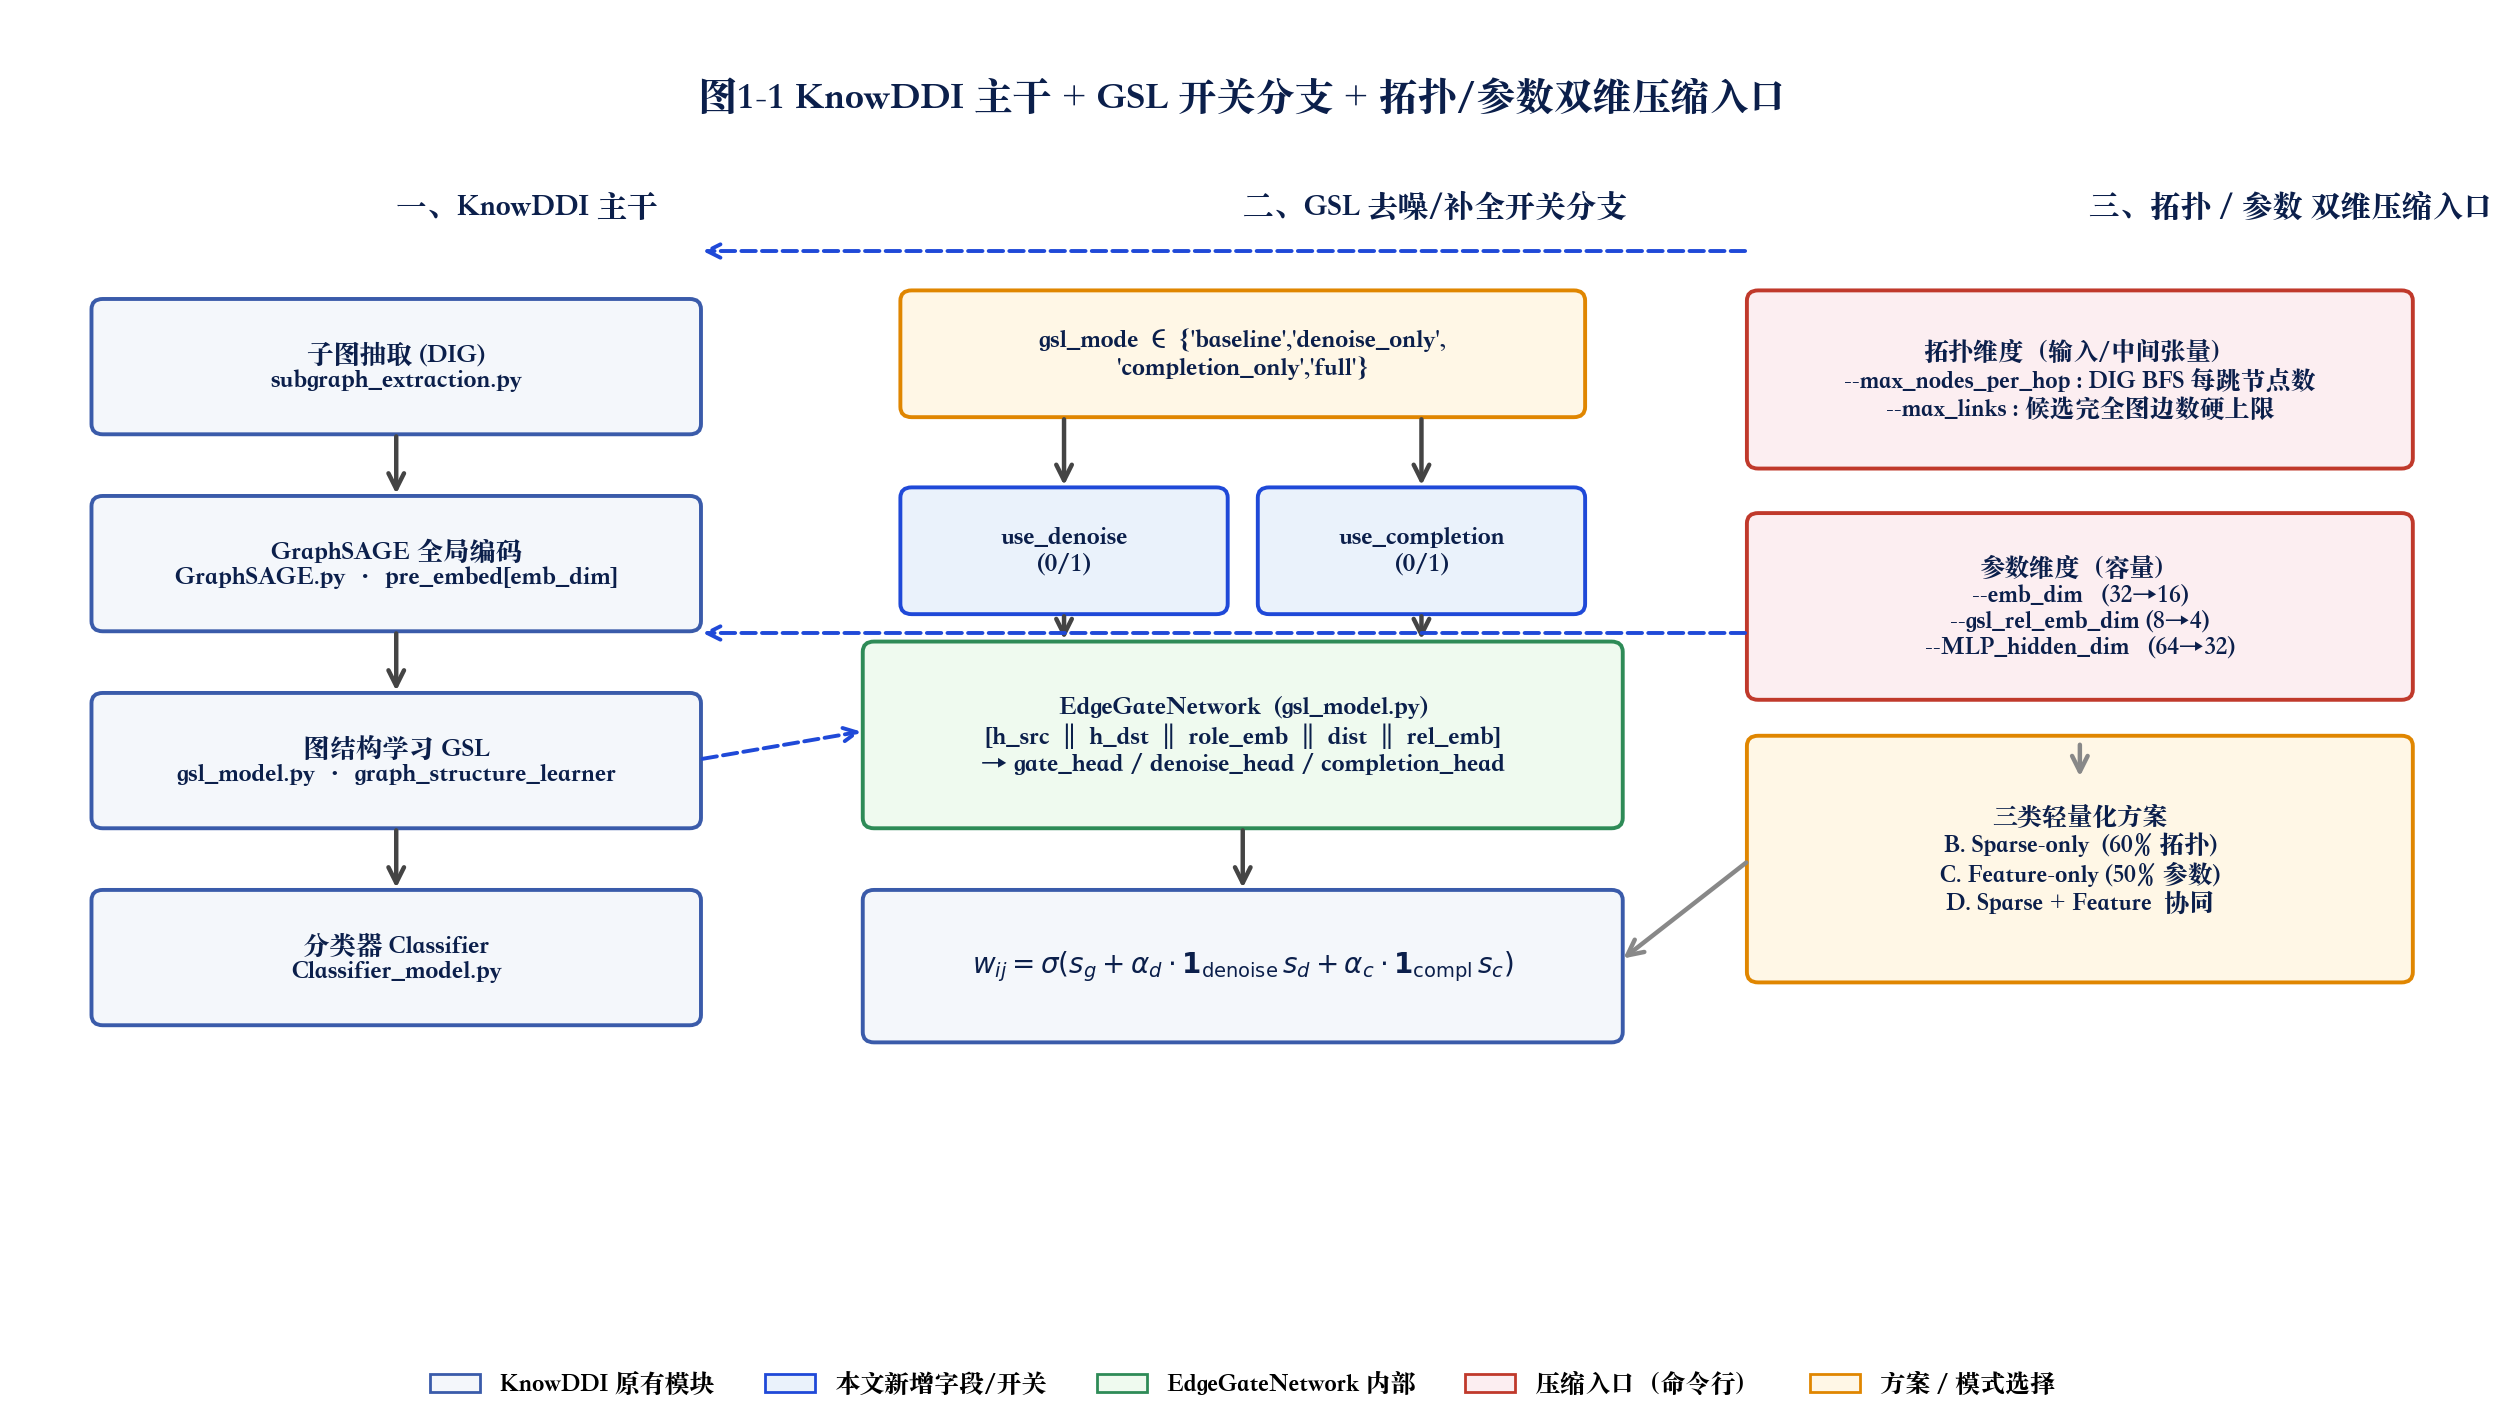

Write Python code to recreate this figure.
"""
图1-1 本文两条主线工作的整体技术路线图
左：KnowDDI 主干（子图抽取 -> GraphSAGE -> GSL -> 分类器）
中：GSL 开关分支（gsl_mode -> use_denoise / use_completion -> 边权融合公式）
右：拓扑/参数双维压缩入口（max_nodes_per_hop/max_links | emb_dim/gsl_rel_emb_dim/MLP_hidden_dim）
运行：python3 fig1_1_overview.py
输出：fig1_1_overview.png
"""

import os
import matplotlib.pyplot as plt
import matplotlib.patches as mpatches
from matplotlib.patches import FancyBboxPatch, FancyArrowPatch

# 中文字体（macOS 通用）
plt.rcParams['font.sans-serif'] = ['PingFang SC', 'Heiti SC', 'Songti SC', 'Arial Unicode MS', 'Microsoft YaHei']
plt.rcParams['axes.unicode_minus'] = False

OUT = os.path.join(os.path.dirname(os.path.abspath(__file__)), 'fig1_1_overview.png')


def add_box(ax, xy, w, h, text, fc='#EAF2FB', ec='#1F49D8', fontsize=10, bold=False, lw=1.4):
    box = FancyBboxPatch((xy[0], xy[1]), w, h,
                         boxstyle='round,pad=0.02,rounding_size=0.06',
                         linewidth=lw, edgecolor=ec, facecolor=fc)
    ax.add_patch(box)
    ax.text(xy[0] + w / 2, xy[1] + h / 2, text,
            ha='center', va='center', fontsize=fontsize,
            fontweight='bold' if bold else 'normal', color='#0B1F4B')


def arrow(ax, p1, p2, color='#444444', lw=1.6, style='->'):
    ar = FancyArrowPatch(p1, p2, arrowstyle=style, mutation_scale=14,
                         linewidth=lw, color=color)
    ax.add_patch(ar)


def dashed_arrow(ax, p1, p2, color='#1F49D8', lw=1.4):
    ar = FancyArrowPatch(p1, p2, arrowstyle='->', mutation_scale=12,
                         linewidth=lw, color=color, linestyle='--')
    ax.add_patch(ar)


def main():
    fig, ax = plt.subplots(figsize=(13, 7.2))
    ax.set_xlim(0, 13)
    ax.set_ylim(0, 8)
    ax.axis('off')

    # 标题
    ax.text(6.5, 7.55, '图1-1 KnowDDI 主干 + GSL 开关分支 + 拓扑/参数双维压缩入口',
            ha='center', va='center', fontsize=14, fontweight='bold', color='#0B1F4B')

    # ── 左：KnowDDI 主干 ─────────────────────────────────
    ax.text(2.0, 6.85, '一、KnowDDI 主干', fontsize=11, fontweight='bold', color='#0B1F4B')
    backbone = [
        ((0.4, 5.6), 3.2, 0.75, '子图抽取 (DIG)\nsubgraph_extraction.py'),
        ((0.4, 4.45), 3.2, 0.75, 'GraphSAGE 全局编码\nGraphSAGE.py · pre_embed[emb_dim]'),
        ((0.4, 3.30), 3.2, 0.75, '图结构学习 GSL\ngsl_model.py · graph_structure_learner'),
        ((0.4, 2.15), 3.2, 0.75, '分类器 Classifier\nClassifier_model.py'),
    ]
    for (xy, w, h, t) in backbone:
        add_box(ax, xy, w, h, t, fc='#F4F7FB', ec='#3A5BAA', fontsize=9.5)

    # 主干箭头
    for y_top, y_bot in [(5.6, 5.20), (4.45, 4.05), (3.30, 2.90)]:
        arrow(ax, (2.0, y_top), (2.0, y_bot))

    # ── 中：GSL 开关分支 ─────────────────────────────────
    ax.text(6.5, 6.85, '二、GSL 去噪/补全开关分支', fontsize=11, fontweight='bold', color='#0B1F4B')

    add_box(ax, (4.7, 5.7), 3.6, 0.7,
            "gsl_mode ∈ {'baseline','denoise_only',\n'completion_only','full'}",
            fc='#FFF7E6', ec='#E08600', fontsize=9.5)

    add_box(ax, (4.7, 4.55), 1.7, 0.7, 'use_denoise\n(0/1)',
            fc='#EAF2FB', ec='#1F49D8', fontsize=9.5)
    add_box(ax, (6.6, 4.55), 1.7, 0.7, 'use_completion\n(0/1)',
            fc='#EAF2FB', ec='#1F49D8', fontsize=9.5)

    arrow(ax, (5.55, 5.7), (5.55, 5.25))
    arrow(ax, (7.45, 5.7), (7.45, 5.25))

    # EdgeGateNetwork
    add_box(ax, (4.5, 3.3), 4.0, 1.05,
            'EdgeGateNetwork  (gsl_model.py)\n[h_src ‖ h_dst ‖ role_emb ‖ dist ‖ rel_emb]\n→ gate_head / denoise_head / completion_head',
            fc='#EFFAEF', ec='#2E8B57', fontsize=9.5)

    arrow(ax, (5.55, 4.55), (5.55, 4.35))
    arrow(ax, (7.45, 4.55), (7.45, 4.35))

    # 融合公式
    add_box(ax, (4.5, 2.05), 4.0, 0.85,
            r'$w_{ij}=\sigma(s_g+\alpha_d\cdot \mathbf{1}_{\mathrm{denoise}}\,s_d+\alpha_c\cdot \mathbf{1}_{\mathrm{compl}}\,s_c)$',
            fc='#F4F7FB', ec='#3A5BAA', fontsize=10)

    arrow(ax, (6.5, 3.3), (6.5, 2.9))

    # 主干GSL → GSL分支（虚线）
    dashed_arrow(ax, (3.6, 3.68), (4.5, 3.85))

    # ── 右：双维压缩入口 ─────────────────────────────────
    ax.text(11.0, 6.85, '三、拓扑 / 参数 双维压缩入口', fontsize=11, fontweight='bold', color='#0B1F4B')

    # 拓扑维度
    add_box(ax, (9.2, 5.4), 3.5, 1.0,
            '拓扑维度（输入/中间张量）\n--max_nodes_per_hop : DIG BFS 每跳节点数\n--max_links : 候选完全图边数硬上限',
            fc='#FCEEF1', ec='#C0392B', fontsize=9)

    # 参数维度
    add_box(ax, (9.2, 4.05), 3.5, 1.05,
            '参数维度（容量）\n--emb_dim   (32→16)\n--gsl_rel_emb_dim (8→4)\n--MLP_hidden_dim   (64→32)',
            fc='#FCEEF1', ec='#C0392B', fontsize=9)

    # 三类方案
    add_box(ax, (9.2, 2.4), 3.5, 1.4,
            '三类轻量化方案\nB. Sparse-only  (60% 拓扑)\nC. Feature-only (50% 参数)\nD. Sparse + Feature  协同',
            fc='#FFF7E6', ec='#E08600', fontsize=9)

    # 压缩入口 → 主干（虚线，绕过中间列上下走线）
    dashed_arrow(ax, (9.2, 6.65), (3.6, 6.65))
    dashed_arrow(ax, (9.2, 4.42), (3.6, 4.42))

    # 方案 → GSL分支（点出方案D协同两路）
    arrow(ax, (10.95, 3.8), (10.95, 3.55), color='#888')
    arrow(ax, (9.2, 3.1), (8.5, 2.5), color='#888')

    # ── 底部图例 ─────────────────────────────────────
    legend_handles = [
        mpatches.Patch(facecolor='#F4F7FB', edgecolor='#3A5BAA', label='KnowDDI 原有模块'),
        mpatches.Patch(facecolor='#EAF2FB', edgecolor='#1F49D8', label='本文新增字段/开关'),
        mpatches.Patch(facecolor='#EFFAEF', edgecolor='#2E8B57', label='EdgeGateNetwork 内部'),
        mpatches.Patch(facecolor='#FCEEF1', edgecolor='#C0392B', label='压缩入口（命令行）'),
        mpatches.Patch(facecolor='#FFF7E6', edgecolor='#E08600', label='方案 / 模式选择'),
    ]
    ax.legend(handles=legend_handles, loc='lower center',
              bbox_to_anchor=(0.5, -0.02), ncol=5, frameon=False, fontsize=9)

    plt.tight_layout()
    plt.savefig(OUT, dpi=200, bbox_inches='tight')
    print(f'[完成] 图1-1 已保存至: {OUT}')


if __name__ == '__main__':
    main()
